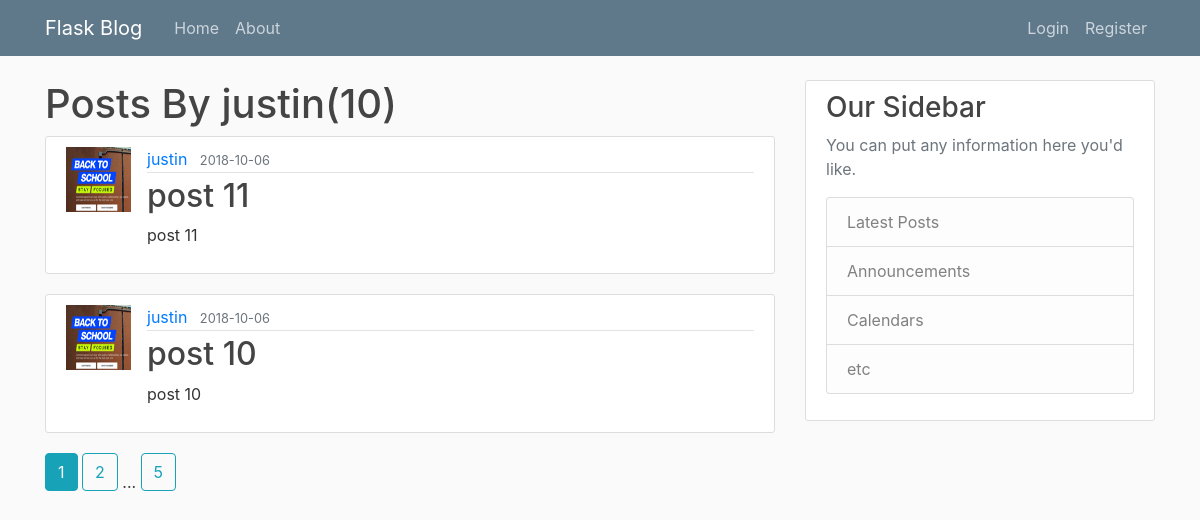
Before: /user/justin/ with the older database file.
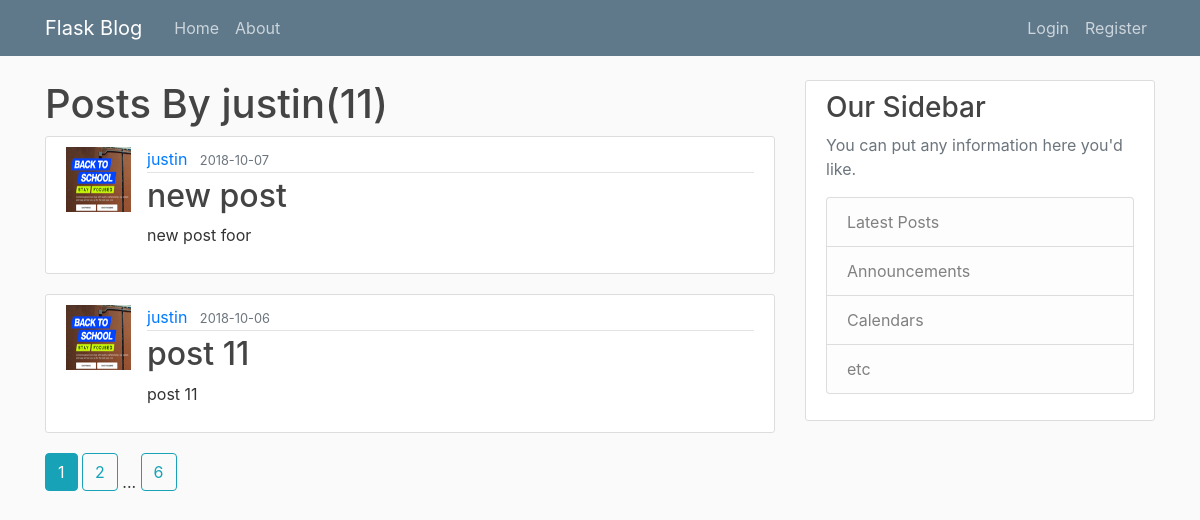
After: the same page with the newer database file.
### flaskblog/models.py (models this page shows, shortened)
class Post(db.Model):
  id          = db.Column(db.Integer    , primary_key=True)
  title       = db.Column(db.String(100), nullable=False)
  date_posted = db.Column(db.DateTime   , nullable=False, default=datetime.utcnow)
  content     = db.Column(db.Text       , nullable=False)
  user_id     = db.Column(db.Integer    , db.ForeignKey('user.id'), nullable=False)

class User(db.Model, UserMixin):
  id         = db.Column(db.Integer, primary_key=True)
  username   = db.Column(db.String(20),  unique=True,    nullable=False)
  email      = db.Column(db.String(120), unique=True,    nullable=False)
  image_file = db.Column(db.String(20),  nullable=False, default='default.jpg')
  password   = db.Column(db.String(60),  nullable=False)
  posts      = db.relationship('Post', backref='author', lazy=True)

### flaskblog/users/routes.py (the view)
@users.route('/user/<string:username>/')
def user_posts(username):
  page  = request.args.get('page', 1, type=int)
  user  = User.query.filter_by(username=username).first_or_404()
  posts = Post                                \
          .query                              \
          .filter_by(author=user)             \
          .order_by(Post.date_posted.desc())  \
          .paginate(per_page=2, page=page)
  return render_template('user_posts.html', posts=posts, user=user)

### flaskblog/templates/user_posts.html
{% extends 'layout.html' %}
{% block content %}
  <h1 class="mb=3">Posts By {{ user.username }}({{ posts.total }})</h1>
  {% for post in posts.items %}
  <article class="media content-section">
    <img class="rounded-cirle article-img" src="{{ url_for('static', filename='profile_pics/' + post.author.image_file) }}" />
    <div class="media-body">
      <div class="article-metadata">
        <a class="mr-2" href="{{ url_for('users.user_posts', username=post.author.username) }}">{{ post.author.username }}</a>
        <small class="text-muted">{{ post.date_posted.strftime('%Y-%m-%d') }}</small>
      </div>
      <h2><a class="article-title" href="{{ url_for('posts.post', post_id=post.id) }}">{{ post.title }}</a></h2>
      <p class="article-content">{{ post.content }}</p>
    </div>
  </article>
  {% endfor %}
  {% for page_num in posts.iter_pages(left_edge=1, right_edge=1, left_current=1, right_current=2) %}
    {% if page_num %}
      {% if posts.page == page_num %}
        <a class="btn btn-info mb-4" href="{{ url_for('users.user_posts', username=user.username, page=page_num) }}">{{ page_num }}</a>
      {% else %}
        <a class="btn btn-outline-info mb-4" href="{{ url_for('users.user_posts', username=user.username, page=page_num) }}">{{ page_num }}</a>
      {% endif %}
    {% else %}
      ...
    {% endif %}
  {% endfor %}
{% endblock content %}

Changed rows visible on the page:
no longer on this page (row unchanged): Post: image_file (picture), author.username "justin", date_posted "2018-10-06", title "post 10", content "post 10"
added Post: image_file (picture), author.username "justin", date_posted "2018-10-07", title "new post", content "new post foor"
Other visible differences:
{{ posts.total }}: "10" → "11"
new list line: "6"
list line gone: "5"
